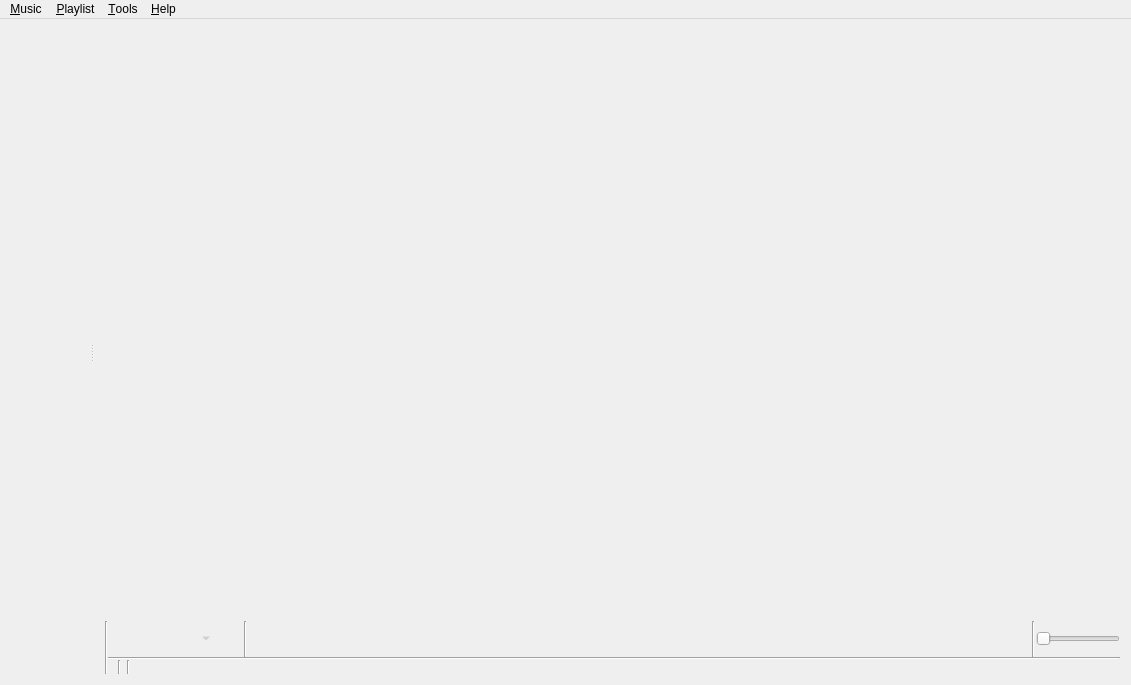
<?xml version="1.0" encoding="UTF-8"?>
<ui version="4.0">
 <class>MainWindow</class>
 <widget class="QMainWindow" name="MainWindow">
  <property name="geometry">
   <rect>
    <x>0</x>
    <y>0</y>
    <width>1131</width>
    <height>685</height>
   </rect>
  </property>
  <property name="windowTitle">
   <string>Strawberry Music Player</string>
  </property>
  <property name="windowIcon">
   <iconset resource="../../data/icons.qrc">
    <normaloff>:/icons/64x64/strawberry.png</normaloff>:/icons/64x64/strawberry.png</iconset>
  </property>
  <widget class="QWidget" name="centralWidget">
   <layout class="QVBoxLayout" name="verticalLayout_8">
    <property name="spacing">
     <number>0</number>
    </property>
    <property name="leftMargin">
     <number>0</number>
    </property>
    <property name="topMargin">
     <number>0</number>
    </property>
    <property name="rightMargin">
     <number>0</number>
    </property>
    <property name="bottomMargin">
     <number>0</number>
    </property>
    <item>
     <widget class="QSplitter" name="splitter">
      <property name="orientation">
       <enum>Qt::Horizontal</enum>
      </property>
      <widget class="QWidget" name="sidebar_layout">
       <layout class="QVBoxLayout" name="layout_left">
        <property name="spacing">
         <number>0</number>
        </property>
        <item>
         <widget class="FancyTabWidget" name="tabs" native="true"/>
        </item>
        <item>
         <widget class="PlayingWidget" name="widget_playing" native="true"/>
        </item>
       </layout>
      </widget>
      <widget class="QWidget" name="playlist_layout">
       <layout class="QVBoxLayout" name="layout_right">
        <property name="spacing">
         <number>0</number>
        </property>
        <item>
         <widget class="PlaylistContainer" name="playlist" native="true">
          <property name="sizePolicy">
           <sizepolicy hsizetype="Preferred" vsizetype="Expanding">
            <horstretch>0</horstretch>
            <verstretch>0</verstretch>
           </sizepolicy>
          </property>
          <addaction name="action_edit_track"/>
          <addaction name="action_edit_value"/>
         </widget>
        </item>
        <item>
         <layout class="QHBoxLayout" name="layout_bottom">
          <property name="spacing">
           <number>0</number>
          </property>
          <item>
           <widget class="Line" name="line_6">
            <property name="orientation">
             <enum>Qt::Vertical</enum>
            </property>
           </widget>
          </item>
          <item>
           <widget class="QWidget" name="player_controls_container" native="true">
            <layout class="QVBoxLayout" name="player_controls_layout">
             <property name="spacing">
              <number>0</number>
             </property>
             <property name="leftMargin">
              <number>0</number>
             </property>
             <property name="topMargin">
              <number>0</number>
             </property>
             <property name="rightMargin">
              <number>0</number>
             </property>
             <property name="bottomMargin">
              <number>0</number>
             </property>
             <item>
              <widget class="QFrame" name="player_controls">
               <property name="frameShape">
                <enum>QFrame::NoFrame</enum>
               </property>
               <layout class="QHBoxLayout" name="horizontalLayout_2">
                <property name="spacing">
                 <number>1</number>
                </property>
                <property name="leftMargin">
                 <number>0</number>
                </property>
                <property name="topMargin">
                 <number>0</number>
                </property>
                <property name="rightMargin">
                 <number>0</number>
                </property>
                <property name="bottomMargin">
                 <number>0</number>
                </property>
                <item>
                 <widget class="QToolButton" name="back_button">
                  <property name="iconSize">
                   <size>
                    <width>22</width>
                    <height>22</height>
                   </size>
                  </property>
                  <property name="autoRaise">
                   <bool>true</bool>
                  </property>
                 </widget>
                </item>
                <item>
                 <widget class="QToolButton" name="pause_play_button">
                  <property name="iconSize">
                   <size>
                    <width>22</width>
                    <height>22</height>
                   </size>
                  </property>
                  <property name="autoRaise">
                   <bool>true</bool>
                  </property>
                 </widget>
                </item>
                <item>
                 <widget class="QToolButton" name="stop_button">
                  <property name="enabled">
                   <bool>false</bool>
                  </property>
                  <property name="iconSize">
                   <size>
                    <width>22</width>
                    <height>22</height>
                   </size>
                  </property>
                  <property name="popupMode">
                   <enum>QToolButton::MenuButtonPopup</enum>
                  </property>
                  <property name="autoRaise">
                   <bool>true</bool>
                  </property>
                 </widget>
                </item>
                <item>
                 <widget class="QToolButton" name="forward_button">
                  <property name="iconSize">
                   <size>
                    <width>22</width>
                    <height>22</height>
                   </size>
                  </property>
                  <property name="autoRaise">
                   <bool>true</bool>
                  </property>
                 </widget>
                </item>
                <item>
                 <widget class="Line" name="line_buttons">
                  <property name="orientation">
                   <enum>Qt::Vertical</enum>
                  </property>
                 </widget>
                </item>
                <item>
                 <widget class="AnalyzerContainer" name="analyzer" native="true">
                  <property name="sizePolicy">
                   <sizepolicy hsizetype="Expanding" vsizetype="Preferred">
                    <horstretch>100</horstretch>
                    <verstretch>0</verstretch>
                   </sizepolicy>
                  </property>
                  <property name="minimumSize">
                   <size>
                    <width>0</width>
                    <height>36</height>
                   </size>
                  </property>
                 </widget>
                </item>
                <item>
                 <spacer name="horizontalSpacer">
                  <property name="orientation">
                   <enum>Qt::Horizontal</enum>
                  </property>
                  <property name="sizeType">
                   <enum>QSizePolicy::Expanding</enum>
                  </property>
                  <property name="sizeHint" stdset="0">
                   <size>
                    <width>0</width>
                    <height>0</height>
                   </size>
                  </property>
                 </spacer>
                </item>
                <item>
                 <widget class="Line" name="line_volume">
                  <property name="orientation">
                   <enum>Qt::Vertical</enum>
                  </property>
                 </widget>
                </item>
                <item>
                 <widget class="Amarok::VolumeSlider" name="volume">
                  <property name="sizePolicy">
                   <sizepolicy hsizetype="Minimum" vsizetype="Fixed">
                    <horstretch>0</horstretch>
                    <verstretch>0</verstretch>
                   </sizepolicy>
                  </property>
                  <property name="maximum">
                   <number>100</number>
                  </property>
                  <property name="orientation">
                   <enum>Qt::Horizontal</enum>
                  </property>
                 </widget>
                </item>
               </layout>
              </widget>
             </item>
             <item>
              <widget class="QWidget" name="status_bar" native="true">
               <property name="sizePolicy">
                <sizepolicy hsizetype="Preferred" vsizetype="Fixed">
                 <horstretch>0</horstretch>
                 <verstretch>0</verstretch>
                </sizepolicy>
               </property>
               <layout class="QVBoxLayout" name="status_bar_layout">
                <property name="spacing">
                 <number>0</number>
                </property>
                <property name="leftMargin">
                 <number>0</number>
                </property>
                <property name="topMargin">
                 <number>0</number>
                </property>
                <property name="rightMargin">
                 <number>0</number>
                </property>
                <property name="bottomMargin">
                 <number>0</number>
                </property>
                <item>
                 <widget class="Line" name="status_bar_line">
                  <property name="orientation">
                   <enum>Qt::Horizontal</enum>
                  </property>
                 </widget>
                </item>
                <item>
                 <widget class="QWidget" name="status_bar_internal" native="true">
                  <property name="sizePolicy">
                   <sizepolicy hsizetype="Preferred" vsizetype="Fixed">
                    <horstretch>0</horstretch>
                    <verstretch>0</verstretch>
                   </sizepolicy>
                  </property>
                  <layout class="QHBoxLayout" name="horizontalLayout">
                   <property name="spacing">
                    <number>3</number>
                   </property>
                   <property name="leftMargin">
                    <number>0</number>
                   </property>
                   <property name="topMargin">
                    <number>0</number>
                   </property>
                   <property name="rightMargin">
                    <number>0</number>
                   </property>
                   <property name="bottomMargin">
                    <number>0</number>
                   </property>
                   <item>
                    <widget class="QStackedWidget" name="status_bar_stack">
                     <property name="currentIndex">
                      <number>0</number>
                     </property>
                     <widget class="MultiLoadingIndicator" name="multi_loading_indicator"/>
                     <widget class="QWidget" name="playlist_summary_page">
                      <layout class="QVBoxLayout" name="playlist_summary_layout">
                       <property name="spacing">
                        <number>0</number>
                       </property>
                       <property name="leftMargin">
                        <number>0</number>
                       </property>
                       <property name="topMargin">
                        <number>0</number>
                       </property>
                       <property name="rightMargin">
                        <number>0</number>
                       </property>
                       <property name="bottomMargin">
                        <number>0</number>
                       </property>
                       <item>
                        <widget class="QLabel" name="playlist_summary">
                         <property name="alignment">
                          <set>Qt::AlignRight|Qt::AlignTrailing|Qt::AlignVCenter</set>
                         </property>
                        </widget>
                       </item>
                      </layout>
                     </widget>
                    </widget>
                   </item>
                   <item>
                    <widget class="Line" name="line_5">
                     <property name="orientation">
                      <enum>Qt::Vertical</enum>
                     </property>
                    </widget>
                   </item>
                   <item>
                    <widget class="PlaylistSequence" name="playlist_sequence" native="true"/>
                   </item>
                   <item>
                    <widget class="Line" name="line_2">
                     <property name="orientation">
                      <enum>Qt::Vertical</enum>
                     </property>
                    </widget>
                   </item>
                   <item>
                    <widget class="TrackSlider" name="track_slider" native="true">
                     <property name="sizePolicy">
                      <sizepolicy hsizetype="Preferred" vsizetype="Preferred">
                       <horstretch>10</horstretch>
                       <verstretch>0</verstretch>
                      </sizepolicy>
                     </property>
                    </widget>
                   </item>
                  </layout>
                 </widget>
                </item>
               </layout>
              </widget>
             </item>
            </layout>
           </widget>
          </item>
         </layout>
        </item>
       </layout>
      </widget>
     </widget>
    </item>
   </layout>
  </widget>
  <widget class="QMenuBar" name="menuBar">
   <property name="geometry">
    <rect>
     <x>0</x>
     <y>0</y>
     <width>1131</width>
     <height>24</height>
    </rect>
   </property>
   <widget class="QMenu" name="menu_music">
    <property name="title">
     <string>&amp;Music</string>
    </property>
    <addaction name="action_open_file"/>
    <addaction name="action_open_cd"/>
    <addaction name="separator"/>
    <addaction name="action_previous_track"/>
    <addaction name="action_play_pause"/>
    <addaction name="action_stop"/>
    <addaction name="action_next_track"/>
    <addaction name="separator"/>
    <addaction name="action_mute"/>
    <addaction name="separator"/>
    <addaction name="separator"/>
    <addaction name="action_quit"/>
   </widget>
   <widget class="QMenu" name="menu_playlist">
    <property name="title">
     <string>&amp;Playlist</string>
    </property>
    <addaction name="action_add_file"/>
    <addaction name="action_add_folder"/>
    <addaction name="separator"/>
    <addaction name="action_shuffle_mode"/>
    <addaction name="action_repeat_mode"/>
    <addaction name="separator"/>
    <addaction name="action_new_playlist"/>
    <addaction name="action_save_playlist"/>
    <addaction name="action_load_playlist"/>
    <addaction name="separator"/>
    <addaction name="action_jump"/>
    <addaction name="action_clear_playlist"/>
    <addaction name="action_shuffle"/>
    <addaction name="action_remove_duplicates"/>
    <addaction name="action_remove_unavailable"/>
   </widget>
   <widget class="QMenu" name="menu_help">
    <property name="title">
     <string>&amp;Help</string>
    </property>
    <addaction name="action_about_strawberry"/>
    <addaction name="action_about_qt"/>
    <addaction name="separator"/>
   </widget>
   <widget class="QMenu" name="menu_tools">
    <property name="title">
     <string>&amp;Tools</string>
    </property>
    <addaction name="action_cover_manager"/>
    <addaction name="action_equalizer"/>
    <addaction name="separator"/>
    <addaction name="action_update_collection"/>
    <addaction name="action_full_collection_scan"/>
    <addaction name="separator"/>
    <addaction name="action_settings"/>
    <addaction name="action_console"/>
   </widget>
   <addaction name="menu_music"/>
   <addaction name="menu_playlist"/>
   <addaction name="menu_tools"/>
   <addaction name="menu_help"/>
  </widget>
  <action name="action_previous_track">
   <property name="text">
    <string>&amp;Previous track</string>
   </property>
   <property name="shortcut">
    <string>F5</string>
   </property>
  </action>
  <action name="action_play_pause">
   <property name="text">
    <string>P&amp;lay</string>
   </property>
   <property name="shortcut">
    <string>F6</string>
   </property>
  </action>
  <action name="action_stop">
   <property name="enabled">
    <bool>false</bool>
   </property>
   <property name="text">
    <string>&amp;Stop</string>
   </property>
   <property name="shortcut">
    <string>F7</string>
   </property>
  </action>
  <action name="action_next_track">
   <property name="text">
    <string>&amp;Next track</string>
   </property>
   <property name="shortcut">
    <string>F8</string>
   </property>
  </action>
  <action name="action_quit">
   <property name="text">
    <string>&amp;Quit</string>
   </property>
   <property name="shortcut">
    <string>Ctrl+Q</string>
   </property>
   <property name="menuRole">
    <enum>QAction::QuitRole</enum>
   </property>
  </action>
  <action name="action_stop_after_this_track">
   <property name="text">
    <string>Stop after this track</string>
   </property>
   <property name="shortcut">
    <string>Ctrl+Alt+V</string>
   </property>
  </action>
  <action name="action_clear_playlist">
   <property name="text">
    <string>&amp;Clear playlist</string>
   </property>
   <property name="toolTip">
    <string>Clear playlist</string>
   </property>
   <property name="shortcut">
    <string>Ctrl+K</string>
   </property>
  </action>
  <action name="action_edit_track">
   <property name="text">
    <string>Edit track information...</string>
   </property>
   <property name="shortcut">
    <string>Ctrl+E</string>
   </property>
  </action>
  <action name="action_renumber_tracks">
   <property name="text">
    <string>Renumber tracks in this order...</string>
   </property>
  </action>
  <action name="action_selection_set_value">
   <property name="text">
    <string>Set value for all selected tracks...</string>
   </property>
  </action>
  <action name="action_edit_value">
   <property name="text">
    <string>Edit tag...</string>
   </property>
   <property name="shortcut">
    <string>F2</string>
   </property>
  </action>
  <action name="action_settings">
   <property name="text">
    <string>&amp;Settings...</string>
   </property>
   <property name="shortcut">
    <string>Ctrl+P</string>
   </property>
   <property name="menuRole">
    <enum>QAction::PreferencesRole</enum>
   </property>
  </action>
  <action name="action_about_strawberry">
   <property name="icon">
    <iconset resource="../../data/icons.qrc">
     <normaloff>:/icons/64x64/strawberry.png</normaloff>:/icons/64x64/strawberry.png</iconset>
   </property>
   <property name="text">
    <string>&amp;About Strawberry</string>
   </property>
   <property name="shortcut">
    <string>F1</string>
   </property>
   <property name="menuRole">
    <enum>QAction::AboutRole</enum>
   </property>
  </action>
  <action name="action_shuffle">
   <property name="text">
    <string>S&amp;huffle playlist</string>
   </property>
   <property name="shortcut">
    <string>Ctrl+H</string>
   </property>
  </action>
  <action name="action_add_file">
   <property name="text">
    <string>&amp;Add file...</string>
   </property>
   <property name="shortcut">
    <string>Ctrl+Shift+A</string>
   </property>
  </action>
  <action name="action_open_file">
   <property name="text">
    <string>&amp;Open file...</string>
   </property>
  </action>
  <action name="action_open_cd">
   <property name="text">
    <string>Open &amp;audio CD...</string>
   </property>
  </action>
  <action name="action_cover_manager">
   <property name="text">
    <string>&amp;Cover Manager</string>
   </property>
  </action>
  <action name="action_console">
   <property name="text">
    <string>C&amp;onsole</string>
   </property>
  </action>
  <action name="action_shuffle_mode">
   <property name="text">
    <string>&amp;Shuffle mode</string>
   </property>
  </action>
  <action name="action_repeat_mode">
   <property name="text">
    <string>&amp;Repeat mode</string>
   </property>
  </action>
  <action name="action_remove_from_playlist">
   <property name="text">
    <string>Remove from playlist</string>
   </property>
  </action>
  <action name="action_equalizer">
   <property name="text">
    <string>&amp;Equalizer</string>
   </property>
  </action>
  <action name="action_add_folder">
   <property name="text">
    <string>Add &amp;folder...</string>
   </property>
  </action>
  <action name="action_jump">
   <property name="text">
    <string>&amp;Jump to the currently playing track</string>
   </property>
   <property name="shortcut">
    <string>Ctrl+J</string>
   </property>
  </action>
  <action name="action_new_playlist">
   <property name="text">
    <string>&amp;New playlist</string>
   </property>
   <property name="shortcut">
    <string>Ctrl+N</string>
   </property>
  </action>
  <action name="action_save_playlist">
   <property name="text">
    <string>Save &amp;playlist...</string>
   </property>
   <property name="shortcut">
    <string>Ctrl+S</string>
   </property>
  </action>
  <action name="action_load_playlist">
   <property name="text">
    <string>&amp;Load playlist...</string>
   </property>
   <property name="shortcut">
    <string>Ctrl+Shift+O</string>
   </property>
  </action>
  <action name="action_next_playlist">
   <property name="text">
    <string>Go to next playlist tab</string>
   </property>
  </action>
  <action name="action_previous_playlist">
   <property name="text">
    <string>Go to previous playlist tab</string>
   </property>
  </action>
  <action name="action_update_collection">
   <property name="text">
    <string>&amp;Update changed collection folders</string>
   </property>
  </action>
  <action name="action_about_qt">
   <property name="text">
    <string>About &amp;Qt</string>
   </property>
   <property name="menuRole">
    <enum>QAction::AboutQtRole</enum>
   </property>
  </action>
  <action name="action_mute">
   <property name="checkable">
    <bool>true</bool>
   </property>
   <property name="text">
    <string>&amp;Mute</string>
   </property>
   <property name="shortcut">
    <string>Ctrl+M</string>
   </property>
  </action>
  <action name="action_full_collection_scan">
   <property name="text">
    <string>&amp;Do a full collection rescan</string>
   </property>
  </action>
  <action name="action_auto_complete_tags">
   <property name="icon">
    <iconset resource="../../data/data.qrc">
     <normaloff>:/pictures/musicbrainz.png</normaloff>:/pictures/musicbrainz.png</iconset>
   </property>
   <property name="text">
    <string>Complete tags automatically...</string>
   </property>
   <property name="shortcut">
    <string>Ctrl+T</string>
   </property>
  </action>
  <action name="action_toggle_scrobbling">
   <property name="text">
    <string>Toggle scrobbling</string>
   </property>
  </action>
  <action name="action_remove_duplicates">
   <property name="text">
    <string>Remove &amp;duplicates from playlist</string>
   </property>
  </action>
  <action name="action_remove_unavailable">
   <property name="text">
    <string>Remove &amp;unavailable tracks from playlist</string>
   </property>
  </action>
 </widget>
 <layoutdefault spacing="6" margin="11"/>
 <customwidgets>
  <customwidget>
   <class>Amarok::VolumeSlider</class>
   <extends>QSlider</extends>
   <header>widgets/sliderwidget.h</header>
  </customwidget>
  <customwidget>
   <class>AnalyzerContainer</class>
   <extends>QWidget</extends>
   <header>analyzer/analyzercontainer.h</header>
   <container>1</container>
  </customwidget>
  <customwidget>
   <class>PlaylistContainer</class>
   <extends>QWidget</extends>
   <header>playlist/playlistcontainer.h</header>
   <container>1</container>
  </customwidget>
  <customwidget>
   <class>TrackSlider</class>
   <extends>QWidget</extends>
   <header>widgets/trackslider.h</header>
   <container>1</container>
  </customwidget>
  <customwidget>
   <class>PlaylistSequence</class>
   <extends>QWidget</extends>
   <header>playlist/playlistsequence.h</header>
   <container>1</container>
  </customwidget>
  <customwidget>
   <class>MultiLoadingIndicator</class>
   <extends>QWidget</extends>
   <header>widgets/multiloadingindicator.h</header>
   <container>1</container>
  </customwidget>
  <customwidget>
   <class>PlayingWidget</class>
   <extends>QWidget</extends>
   <header>widgets/playingwidget.h</header>
   <container>1</container>
  </customwidget>
  <customwidget>
   <class>FancyTabWidget</class>
   <extends>QWidget</extends>
   <header>widgets/fancytabwidget.h</header>
  </customwidget>
 </customwidgets>
 <resources>
  <include location="../../data/data.qrc"/>
  <include location="../../data/icons.qrc"/>
 </resources>
 <connections/>
</ui>
